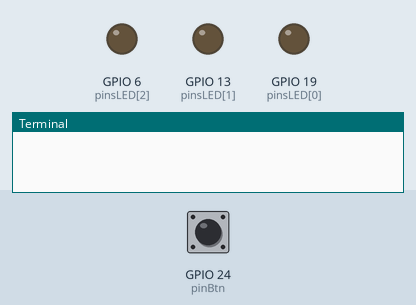
Simulated run of this program. Board: Raspberry Pi (BCM pin numbers). Parts: output pins drawn as LEDs (lit = HIGH), the last lines printed to the terminal. The test bench sets the inputs (shaded band); at power-on: GPIO 24 (pinBtn) LOW.

Above: at 1.2 s.
1.3 s: GPIO 24 (pinBtn) pulled HIGH for 3.2 s
At 1.7 s:
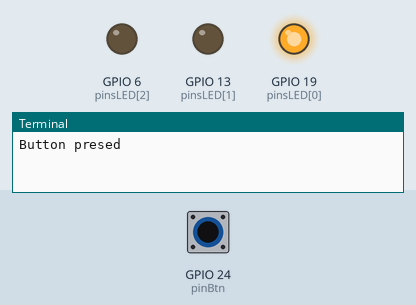
At 3.5 s:
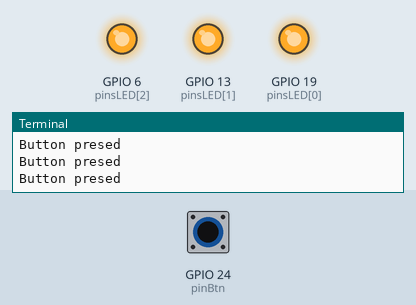
Timing chart, 0 to 5.0 s (numbered marks = the images above; inputs shaded):
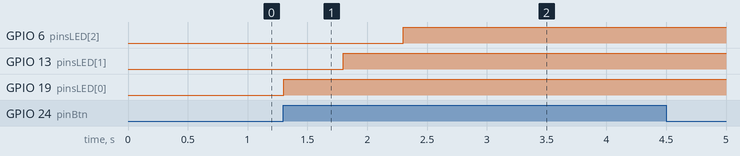

Measured:
- after the input at 1.3 s, GPIO 6 (pinsLED[2]): LOW → HIGH after 1.0 s; GPIO 13 (pinsLED[1]): LOW → HIGH after 0.50 s; GPIO 19 (pinsLED[0]): LOW → HIGH at once

The program:

button+RGB_LED.py
```python
import time
import sys
import traceback
import RPi.GPIO as GPIO

pinBtn = 24
pinsLED = [19, 13, 6]
cur_LED = 0
GPIO.setmode(GPIO.BCM)
GPIO.setup(pinBtn, GPIO.IN, pull_up_down=GPIO.PUD_DOWN)
GPIO.setup(pinsLED, GPIO.OUT, initial=0)


def pressButton():
    global cur_LED
    statusPinBtn = GPIO.input(pinBtn)
    # print(statusPinBtn)
    if statusPinBtn == 1:
        print('Button presed')
        if cur_LED == 0:
            GPIO.output(pinsLED[cur_LED], GPIO.HIGH)
            cur_LED = cur_LED + 1
        elif cur_LED == 1:
            GPIO.output(pinsLED[cur_LED], GPIO.HIGH)
            cur_LED = cur_LED + 1
        elif cur_LED == 2:
            GPIO.output(pinsLED[cur_LED], GPIO.HIGH)
            cur_LED = 0
        else:
            GPIO.output(pinsLED, GPIO.LOW)
        time.sleep(0.5)


def main():
    try:
        # якщо потрібно постійно виконувати код до преривання программи через Ctrl+C
        while True:
            pressButton()
    except KeyboardInterrupt:
        # ...
        print("Exit pressed Ctrl+C")
    except Exception:
        # ...
        print("Other Exception")
        print("--- Start Exception Data:")
        traceback.print_exc(limit=2, file=sys.stdout)
        print("--- End Exception Data:")
    finally:
        # ...
        print("CleanUp")
        GPIO.cleanup()
        print("End of program")


if __name__ == '__main__':
    main()
```
